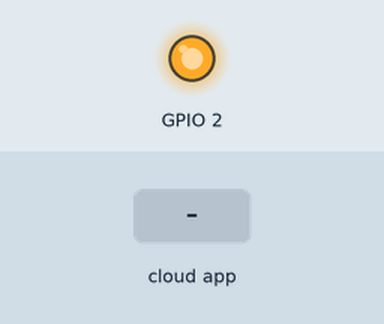
Simulated run of this sketch. Board: ESP8266 (NodeMCU). On the bench: output pins drawn as LEDs (lit = HIGH, except the on-board LED, lit = LOW). Inputs (shaded band) come from the test bench. WiFi joins after 1.5 s; servers stay silent unless stated; what the sketch prints to the serial monitor is not drawn.

Above: at 2.7 s.
2.8 s: the phone or cloud app sets lampara to 1
At 3.9 s:
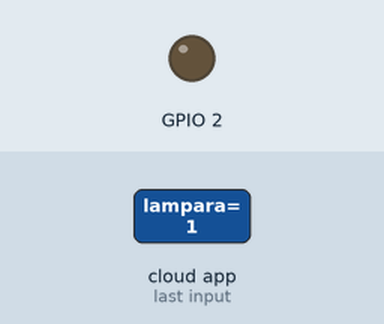
4.3 s: the phone or cloud app sets lampara to 0
At 5.1 s:
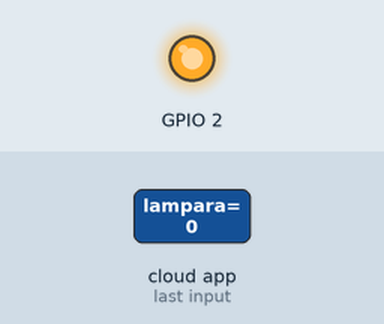
Timing chart, 0 to 7.3 s (numbered marks = the images above; inputs shaded):
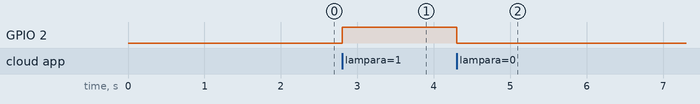

The sketch:

alexa_iot_v3.ino
```cpp
#include <Arduino.h>
#ifdef ESP32
    #include <WiFi.h>
#else
    #include <ESP8266WiFi.h>
#endif
#include "fauxmoESP.h"

#define WIFI_SSID "JAVI"
#define WIFI_PASS "xavier1234"
#define DEVICE "lampara"

fauxmoESP fauxmo;

// -----------------------------------------------------------------------------

#define SERIAL_BAUDRATE     115200


// -----------------------------------------------------------------------------

// -----------------------------------------------------------------------------
// Wifi
// -----------------------------------------------------------------------------

void wifiSetup() {

    // Set WIFI module to STA mode
    WiFi.mode(WIFI_STA);

    // Connect
    Serial.printf("[WIFI] Connecting to %s ", WIFI_SSID);
    WiFi.begin(WIFI_SSID, WIFI_PASS);

    // Wait
    while (WiFi.status() != WL_CONNECTED) {
        Serial.print(".");
        delay(100);
    }
    Serial.println();

    // Connected!
    Serial.printf("[WIFI] STATION Mode, SSID: %s, IP address: %s\n", WiFi.SSID().c_str(), WiFi.localIP().toString().c_str());

}

void setup() {

    // Init serial port and clean garbage
    Serial.begin(SERIAL_BAUDRATE);
    Serial.println();
    Serial.println();

    // LEDs
    pinMode(BUILTIN_LED, OUTPUT);
    digitalWrite(BUILTIN_LED, LOW);

    // Wifi
    wifiSetup();

    // By default, fauxmoESP creates it's own webserver on the defined port
    // The TCP port must be 80 for gen3 devices (default is 1901)
    // This has to be done before the call to enable()
    fauxmo.createServer(true); // not needed, this is the default value
    fauxmo.setPort(80); // This is required for gen3 devices

    // You have to call enable(true) once you have a WiFi connection
    // You can enable or disable the library at any moment
    // Disabling it will prevent the devices from being discovered and switched
    fauxmo.enable(true);

    // You can use different ways to invoke alexa to modify the devices state:
    // "Alexa, turn yellow lamp on"
    // "Alexa, turn on yellow lamp
    // "Alexa, set yellow lamp to fifty" (50 means 50% of brightness, note, this example does not use this functionality)

    // Add virtual devices
    fauxmo.addDevice(DEVICE);


    fauxmo.onSetState([](unsigned char device_id, const char * device_name, bool state, unsigned char value) {

        // Callback when a command from Alexa is received.
        // You can use device_id or device_name to choose the element to perform an action onto (relay, LED,...)
        // State is a boolean (ON/OFF) and value a number from 0 to 255 (if you say "set kitchen light to 50%" you will receive a 128 here).
        // Just remember not to delay too much here, this is a callback, exit as soon as possible.
        // If you have to do something more involved here set a flag and process it in your main loop.

        Serial.printf("[MAIN] Device #%d (%s) state: %s value: %d\n", device_id, device_name, state ? "ON" : "OFF", value);

        // Checking for device_id is simpler if you are certain about the order they are loaded and it does not change.
        // Otherwise comparing the device_name is safer.

        if (strcmp(device_name, DEVICE)==0) {
            digitalWrite(BUILTIN_LED, state ? HIGH : LOW);
        }
    });

}

void loop() {

    // fauxmoESP uses an async TCP server but a sync UDP server
    // Therefore, we have to manually poll for UDP packets
    fauxmo.handle();

    // This is a sample code to output free heap every 5 seconds
    // This is a cheap way to detect memory leaks
    static unsigned long last = millis();
    if (millis() - last > 5000) {
        last = millis();
        ESP.getFreeHeap();
        //Serial.printf("[MAIN] Free heap: %d bytes\n", ESP.getFreeHeap());
    }

    // If your device state is changed by any other means (MQTT, physical button,...)
    // you can instruct the library to report the new state to Alexa on next request:
    // fauxmo.setState(ID_YELLOW, true, 255);

}
```

Measured:
- after the input at 2.8 s, GPIO 2: LOW → HIGH at once
- after the input at 4.3 s, GPIO 2: HIGH → LOW at once
